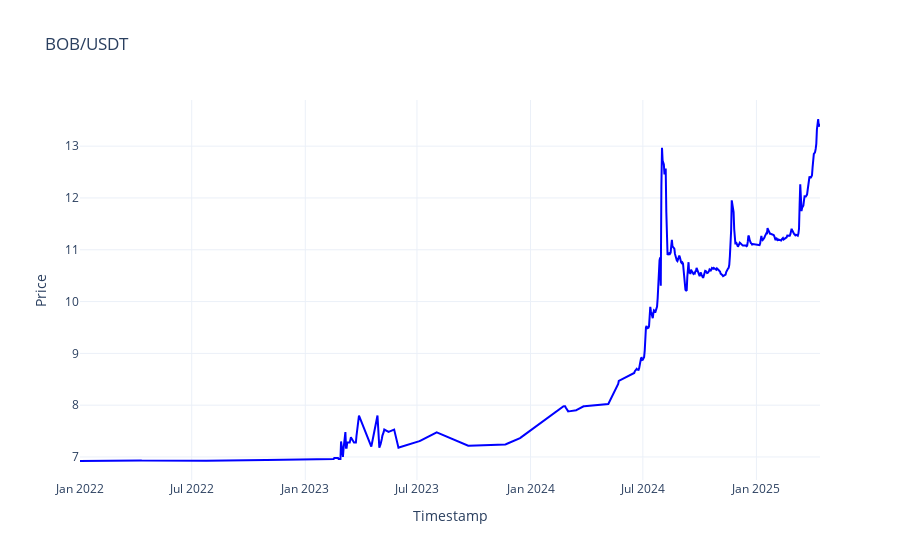

Notebook cell for this chart:
### Code cell
fig = go.Figure()
fig.add_trace(go.Scatter(x=usdt_day.index, y=usdt_day['usdt'], mode='lines', name='BOB/USDT', line=dict(color='blue')))
fig.update_layout(
    title='BOB/USDT',
    xaxis_title='Timestamp',
    yaxis_title='Price',
    legend_title='Type',
    template='plotly_white'
)

fig.show()

### Figure 1 — Plotly figure (JSON) as saved in the notebook; plotly's stock layout.template omitted (floating-point values rounded to 4 significant figures; data arrays with more than 128 entries replaced by an {"elided": "..."} marker saying what was removed)
{"data": [{"line": {"color": "blue"}, "mode": "lines", "name": "BOB/USDT", "type": "scatter", "x": {"elided": "1200 str values"}, "y": {"elided": "1200 float values"}}], "layout": {"legend": {"title": {"text": "Type"}}, "title": {"text": "BOB/USDT"}, "xaxis": {"title": {"text": "Timestamp"}}, "yaxis": {"title": {"text": "Price"}}}}
